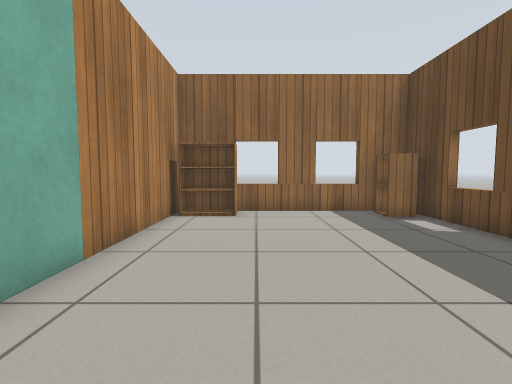
[1] (above)

15 first-person views from a walk through a Gazebo world. The camera is 0.72 m above the floor, tilts 4° down and sees 85° across. The floor is counted in squares, 0.5 m on a side. Each view is taken from the middle of a square. On the plan, view 1 faces up. The plan holds only what a view shows up to about 14 squares ahead; the rest is blank. Gazebo's built-in surfaces are drawn with simple patterns.

[2]
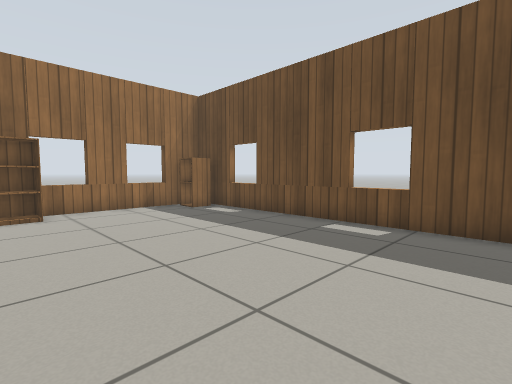

[3]
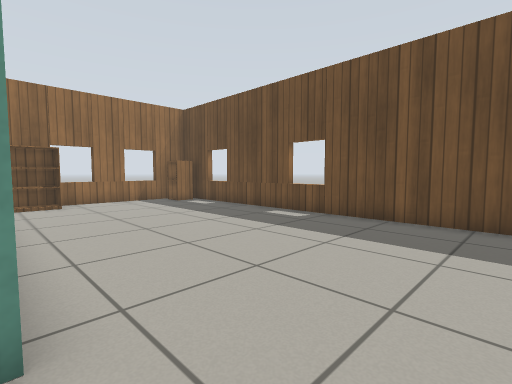

[4]
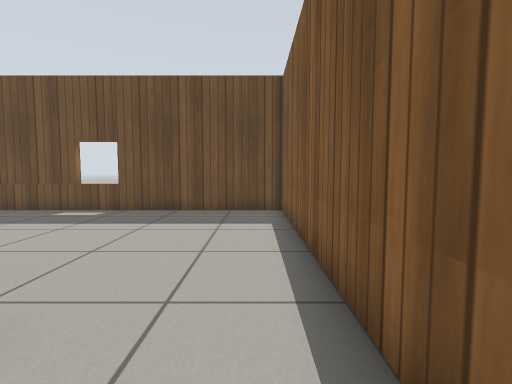

[5]
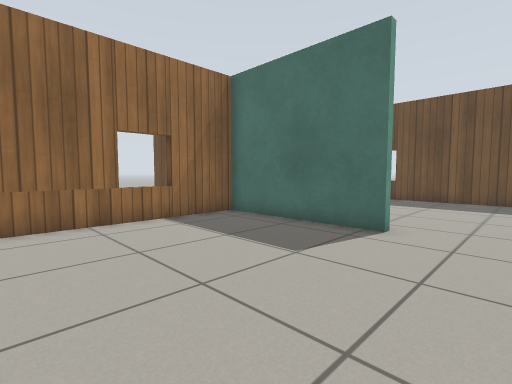

[6]
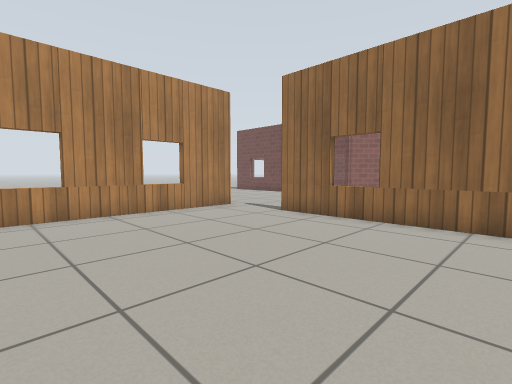

[7]
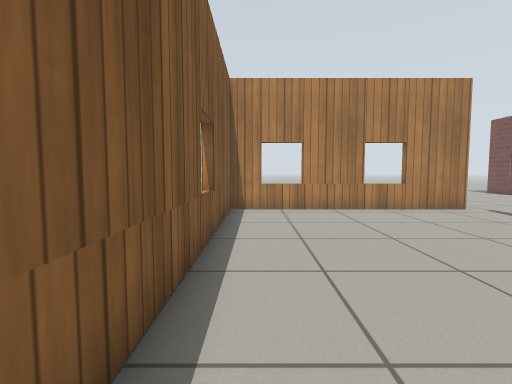

[8]
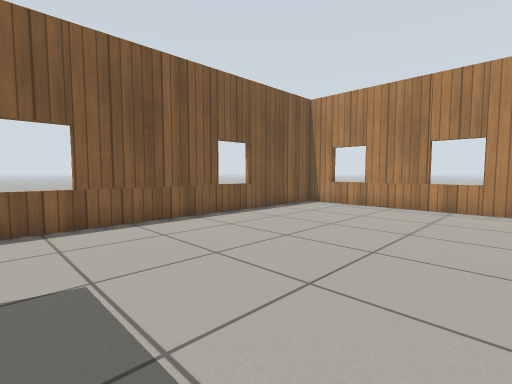

[9]
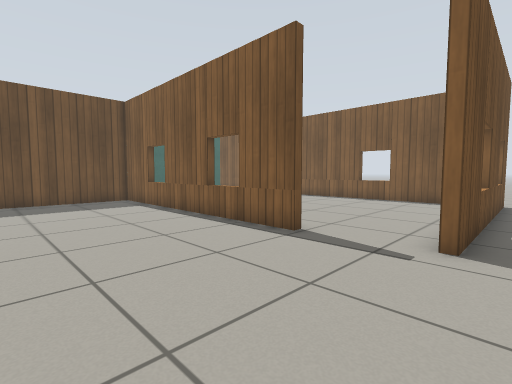

[10]
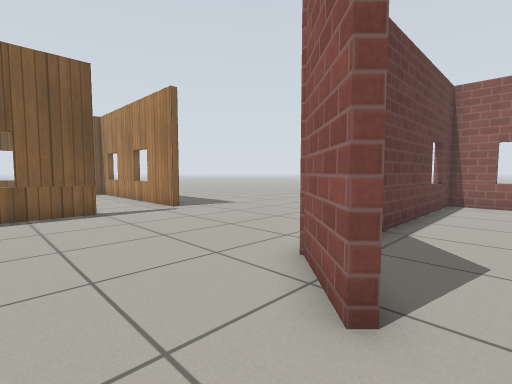

[11]
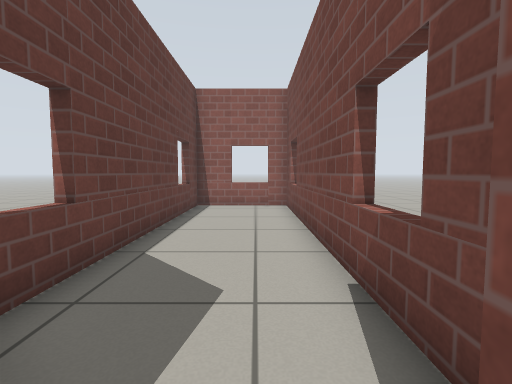

[12]
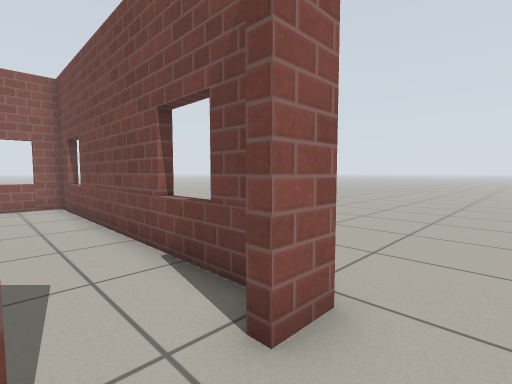

[13]
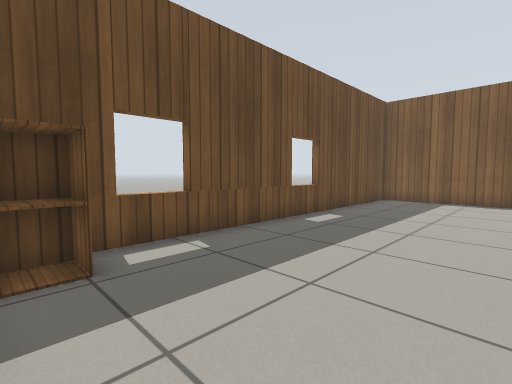

[14]
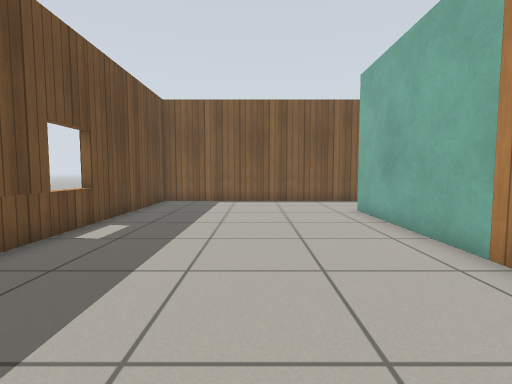

[15]
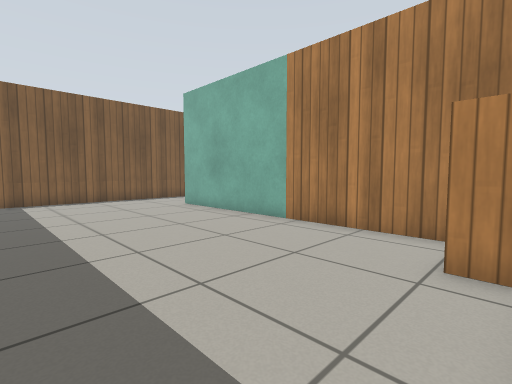

### Floor plan
Ten units are one square. View 1 is at (0, 0); x grows to the right and y downward. Boxes are objects, and circles mark ways between rooms. Rooms are numbered by the first view taken in them; rooms with no view inside come last. Other rooms are left out.
<svg viewBox="-257 -173 318 232">
<path fill="none" stroke="#000" d="M-28 -94 -28 15M-36 50 56 50 56 -104 -16 -104M-31 16 -31 -42 -139 -42M-168 -42 -168 50 -36 50M-139 -45 -35 -45M-133 -139 -150 -122M-31 -47 -31 -95M-135 -167 -135 -156M-16 -104 -28 -104 -28 -94M-171 54 -171 -42 -168 -42M-168 -167 -168 -162M-145 -163 -252 -163 -252 -124 -156 -124M-238 -168 -238 -162M-135 -156 -139 -156"/>
<rect x="-25" y="-105" width="20" height="20" fill="#bbb"><title>bookshelf</title></rect>
<rect x="35" y="-105" width="20" height="20" fill="#bbb"><title>cabinet</title></rect>
<circle cx="-30" cy="30" r="3" fill="#2a7"/>
<circle cx="-150" cy="-40" r="3" fill="#2a7"/>
<circle cx="-140" cy="-150" r="3" fill="#2a7"/>
<text x="10" y="-30">1</text>
<text x="-100" y="0">2</text>
<text x="-120" y="-70">3</text>
<text x="-190" y="-150">4</text>
</svg>
Room 1 opens to room 2. Room 2 opens to room 3. Room 3 opens to room 4.

Where each view was taken, in squares from view 1:
view 1: 0 up, 0 right, facing up
view 2: 1 down, 2 left, facing up-right
view 3: 4 down, 3 left, facing up-right
view 4: 4 down, 5 left, facing right
view 5: 4 down, 10 left, facing up-right
view 6: 4 down, 7 left, facing up-left
view 7: 4 down, 6 left, facing left
view 8: 3 up, 5 left, facing down-left
view 9: 10 up, 18 left, facing down-right
view 10: 15 up, 11 left, facing down-left
view 11: 15 up, 13 left, facing left
view 12: 14 up, 12 left, facing up-left
view 13: 10 up, 0 right, facing down-right
view 14: 9 up, 1 right, facing down
view 15: 10 up, 4 right, facing down-left
